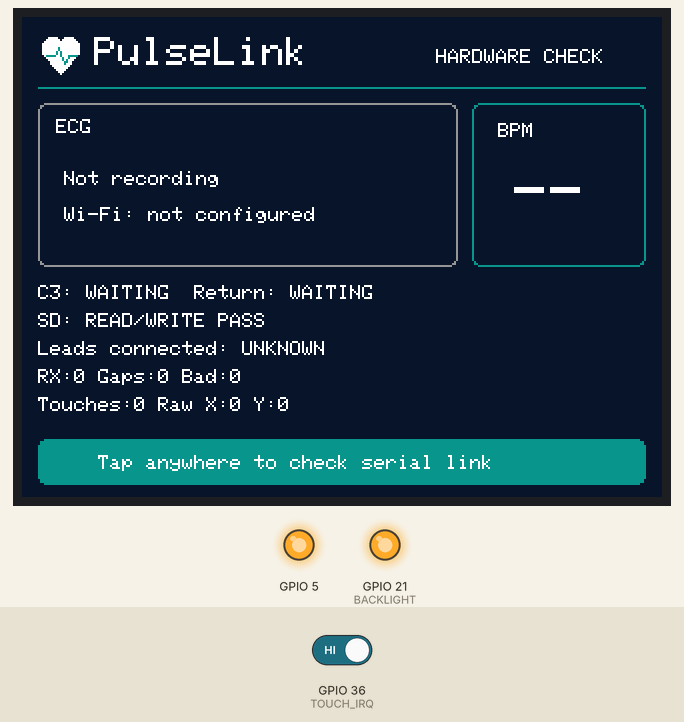
A sketch run on a simulated ESP32. On the bench: 320×240 colour display, output pins drawn as LEDs (lit = HIGH). The inputs (shaded band) are chosen by the test bench; at power-on: GPIO 36 (TOUCH_IRQ) HIGH. Storage starts empty; random numbers use the default seed unless the sketch sets one; pins used as bus, display or sensor lines are not drawn; what the sketch prints to the serial monitor is not drawn.

Above: at 0.4 s.

The sketch:

PulseLinkScreenVerify.ino
```cpp
// UART, display, raw touch and microSD bench checks only.
// No invented waveform, BPM, patient registration, Wi-Fi or cloud operations.
// Build: Arduino ESP32 core 3.3.12, LovyanGFX 1.2.36, ESP32 Dev Module (4MB, DIO).
#include <Arduino.h>
#include <SPI.h>
#include <SD.h>
#include <esp_system.h>
#define LGFX_USE_V1
#include <LovyanGFX.hpp>

// ESP32-2432S028R reference schematic. Check the physical board revision before upload.
// https://www.ardboard.com/downloads/ESP32_2432S028R_Schematics.pdf
class PulseLinkDisplay : public lgfx::LGFX_Device {
  lgfx::Panel_ILI9341 panel;
  lgfx::Bus_SPI displayBus;
public:
  PulseLinkDisplay() {
    auto bus = displayBus.config();
    bus.spi_host = SPI2_HOST;
    bus.spi_mode = 0;
    bus.freq_write = 20000000;
    bus.freq_read = 10000000;
    bus.spi_3wire = false;
    bus.use_lock = true;
    bus.dma_channel = SPI_DMA_CH_AUTO;
    bus.pin_sclk = 14;
    bus.pin_mosi = 13;
    bus.pin_miso = 12;
    bus.pin_dc = 2;
    displayBus.config(bus);
    panel.setBus(&displayBus);
    auto cfg = panel.config();
    cfg.pin_cs = 15;
    cfg.pin_rst = -1;
    cfg.pin_busy = -1;
    cfg.panel_width = 240;
    cfg.panel_height = 320;
    cfg.readable = true;
    cfg.invert = false;
    cfg.rgb_order = false;
    cfg.bus_shared = false;
    panel.config(cfg);
    setPanel(&panel);
  }
};

PulseLinkDisplay display;
HardwareSerial c3Link(2);
SPIClass cardBus(VSPI);
constexpr int LINK_RX = 35, LINK_TX = 22, BACKLIGHT = 21;
constexpr int TOUCH_CLK = 25, TOUCH_MOSI = 32, TOUCH_MISO = 39;
constexpr int TOUCH_CS = 33, TOUCH_IRQ = 36;
constexpr uint16_t NAVY = 0x08A5, SURFACE = 0x1947, WHITE = 0xFFFF;
constexpr uint16_t MUTED = 0x94B2, TEAL = 0x0CB1, GREEN = 0x15D3;
char lineBuffer[96];
size_t lineLength = 0;
bool droppingLine = false;
uint32_t statusAt = 0, ackAt = 0, lastPingAt = 0, lastUiAt = 0;
uint32_t pingSequence = 0, pendingPing = 0, received = 0, invalid = 0, gaps = 0;
uint32_t lastSequence = 0, touchCount = 0, lastTouchAt = 0;
int adcValue = -1, leadPlus = -1, leadMinus = -1, touchX = 0, touchY = 0;
bool pending = false, timedOut = false;
const char *cardResult = "NOT CHECKED";

// Software SPI for XPT2046 avoids reassigning the hardware SPI bus used by microSD.
// XPT2046 command layout: https://github.com/PaulStoffregen/XPT2046_Touchscreen/blob/master/XPT2046_Touchscreen.cpp
uint16_t readTouchAxis(uint8_t command) {
  digitalWrite(TOUCH_CS, LOW);
  for (int bit = 7; bit >= 0; --bit) {
    digitalWrite(TOUCH_MOSI, (command >> bit) & 1);
    digitalWrite(TOUCH_CLK, HIGH);
    delayMicroseconds(2);
    digitalWrite(TOUCH_CLK, LOW);
  }
  delayMicroseconds(5);
  uint16_t value = 0;
  for (int bit = 0; bit < 16; ++bit) {
    digitalWrite(TOUCH_CLK, HIGH);
    delayMicroseconds(2);
    value = (value << 1) | digitalRead(TOUCH_MISO);
    digitalWrite(TOUCH_CLK, LOW);
    delayMicroseconds(2);
  }
  digitalWrite(TOUCH_CS, HIGH);
  return (value >> 3) & 0x0FFF;
}

void checkCard() {
  cardBus.begin(18, 19, 23, 5);
  if (!SD.begin(5, cardBus, 10000000) || SD.cardType() == CARD_NONE) {
    cardResult = "MISSING / FAILED";
    return;
  }
  // Never overwrite an existing file or format the card. Remove only this probe file.
  char path[48];
  snprintf(path, sizeof(path), "/pulselink-check-%08lx.tmp",
           static_cast<unsigned long>(esp_random()));
  if (SD.exists(path)) { cardResult = "PROBE COLLISION"; return; }
  const char marker[] = "PulseLink card verification\n";
  File file = SD.open(path, FILE_WRITE);
  if (!file) { cardResult = "WRITE FAILED"; return; }
  const size_t written = file.write(reinterpret_cast<const uint8_t *>(marker), sizeof(marker) - 1);
  file.close();
  file = SD.open(path, FILE_READ);
  char actual[sizeof(marker)] = {};
  const size_t count = file ? file.readBytes(actual, sizeof(marker) - 1) : 0;
  if (file) file.close();
  const bool correct = written == sizeof(marker) - 1 && count == written &&
                       memcmp(marker, actual, written) == 0;
  const bool removed = SD.remove(path);
  cardResult = correct && removed ? "READ/WRITE PASS" : "CHECK FAILED";
}

void sendPing() {
  if (pending) return;
  pendingPing = ++pingSequence;
  pending = true;
  timedOut = false;
  lastPingAt = millis();
  c3Link.printf("PL3,CMD,%lu\n", static_cast<unsigned long>(pendingPing));
  Serial.printf("TX command=%lu\n", static_cast<unsigned long>(pendingPing));
}

void parseLine() {
  unsigned long sequence = 0;
  int raw = 0, plus = 0, minus = 0;
  char extra = 0;
  if (sscanf(lineBuffer, "PL3,STATUS,%lu,%d,%d,%d%c", &sequence, &raw, &plus, &minus, &extra) == 4 &&
      raw >= 0 && raw <= 4095 && plus >= 0 && plus <= 1 && minus >= 0 && minus <= 1) {
    if (received && sequence != lastSequence + 1) ++gaps;
    lastSequence = sequence;
    adcValue = raw; leadPlus = plus; leadMinus = minus;
    statusAt = millis(); ++received;
    Serial.printf("RX status=%lu ADC=%d LO+=%d LO-=%d\n", sequence, raw, plus, minus);
  } else if (sscanf(lineBuffer, "PL3,ACK,%lu%c", &sequence, &extra) == 1 &&
             pending && sequence == pendingPing) {
    ackAt = millis(); pending = false;
    Serial.printf("RX matching ACK=%lu\n", sequence);
  } else ++invalid;
}

void receiveLines() {
  for (int budget = 0; budget < 256 && c3Link.available(); ++budget) {
    const char ch = static_cast<char>(c3Link.read());
    if (ch == '\r') continue;
    if (ch == '\n') {
      if (!droppingLine) { lineBuffer[lineLength] = '\0'; parseLine(); }
      else ++invalid;
      lineLength = 0; droppingLine = false;
    } else if (!droppingLine) {
      if (lineLength < sizeof(lineBuffer) - 1) lineBuffer[lineLength++] = ch;
      else droppingLine = true;
    }
  }
}

void drawHeader() {
  display.fillScreen(NAVY);
  // Recognisable heart/pulse motif and colours from the Android PulseLink emblem.
  display.fillCircle(15, 15, 5, WHITE);
  display.fillCircle(23, 15, 5, WHITE);
  display.fillTriangle(10, 17, 28, 17, 19, 28, WHITE);
  display.drawLine(12, 19, 16, 19, TEAL);
  display.drawLine(16, 19, 18, 15, TEAL);
  display.drawLine(18, 15, 21, 23, TEAL);
  display.drawLine(21, 23, 23, 19, TEAL);
  display.drawLine(23, 19, 27, 19, TEAL);
  display.setTextColor(WHITE, NAVY);
  display.setTextSize(2); display.setCursor(36, 10); display.print("PulseLink");
  display.setTextSize(1); display.setCursor(207, 16); display.print("HARDWARE CHECK");
  display.drawFastHLine(8, 35, 304, TEAL);
  display.drawRoundRect(8, 43, 210, 82, 4, MUTED);
  display.setCursor(17, 51); display.print("ECG");
  display.setCursor(21, 77); display.print("Not recording");
  display.setCursor(21, 95); display.print("Wi-Fi: not configured");
  display.drawRoundRect(225, 43, 87, 82, 4, TEAL);
  display.setCursor(238, 53); display.print("BPM");
  display.setTextSize(3); display.setCursor(246, 76); display.print("--");
  display.setTextSize(1);
  display.fillRoundRect(8, 211, 304, 23, 4, TEAL);
  display.setTextColor(WHITE, TEAL); display.setCursor(38, 219);
  display.print("Tap anywhere to check serial link");
}

void drawStatus() {
  const uint32_t now = millis();
  const bool freshStatus = received && now - statusAt < 3000;
  display.fillRect(8, 133, 304, 72, NAVY);
  display.setTextColor(WHITE, NAVY); display.setTextSize(1);
  display.setCursor(8, 134);
  display.printf("C3: %s  Return: %s", freshStatus ? "ONLINE" : "WAITING",
                 pending ? "WAIT" : timedOut ? "TIMEOUT" : ackAt ? "ACK OK" : "WAITING");
  display.setCursor(8, 148); display.printf("SD: %s", cardResult);
  display.setCursor(8, 162);
  display.printf("Leads connected: %s", !freshStatus ? "UNKNOWN" :
                 (leadPlus == 0 && leadMinus == 0) ? "YES" : "NO");
  display.setCursor(8, 176); display.printf("RX:%lu Gaps:%lu Bad:%lu", (unsigned long)received,
                 (unsigned long)gaps, (unsigned long)invalid);
  display.setCursor(8, 190); display.printf("Touches:%lu Raw X:%d Y:%d", (unsigned long)touchCount, touchX, touchY);
}

void setup() {
  Serial.begin(115200);
  // GPIO35 has no internal pull resistor. The powered C3 TX drives the idle level.
  c3Link.enableRxInternalPull(false);
  c3Link.begin(115200, SERIAL_8N1, LINK_RX, LINK_TX);
  pinMode(TOUCH_CS, OUTPUT); digitalWrite(TOUCH_CS, HIGH);
  pinMode(TOUCH_CLK, OUTPUT); digitalWrite(TOUCH_CLK, LOW);
  pinMode(TOUCH_MOSI, OUTPUT); pinMode(TOUCH_MISO, INPUT); pinMode(TOUCH_IRQ, INPUT);
  pinMode(5, OUTPUT); digitalWrite(5, HIGH);
  display.init(); display.setRotation(1);
  pinMode(BACKLIGHT, OUTPUT); digitalWrite(BACKLIGHT, HIGH);
  checkCard(); drawHeader(); drawStatus();
  Serial.printf("PulseLink screen; SD=%s; no acquisition or cloud writes.\n", cardResult);
}

void loop() {
  receiveLines();
  const uint32_t now = millis();
  if (pending && now - lastPingAt >= 2000) { pending = false; timedOut = true; }
  if (now - lastPingAt >= 3000) sendPing();
  if (digitalRead(TOUCH_IRQ) == LOW && now - lastTouchAt >= 400) {
    const int x = readTouchAxis(0xD0), y = readTouchAxis(0x90);
    if (x > 0 && x < 4095 && y > 0 && y < 4095) {
      touchX = x; touchY = y; ++touchCount; lastTouchAt = now;
      Serial.printf("TOUCH raw X=%d Y=%d\n", x, y); sendPing();
    }
  }
  if (now - lastUiAt >= 500) { lastUiAt = now; drawStatus(); }
  delay(1);
}
```
